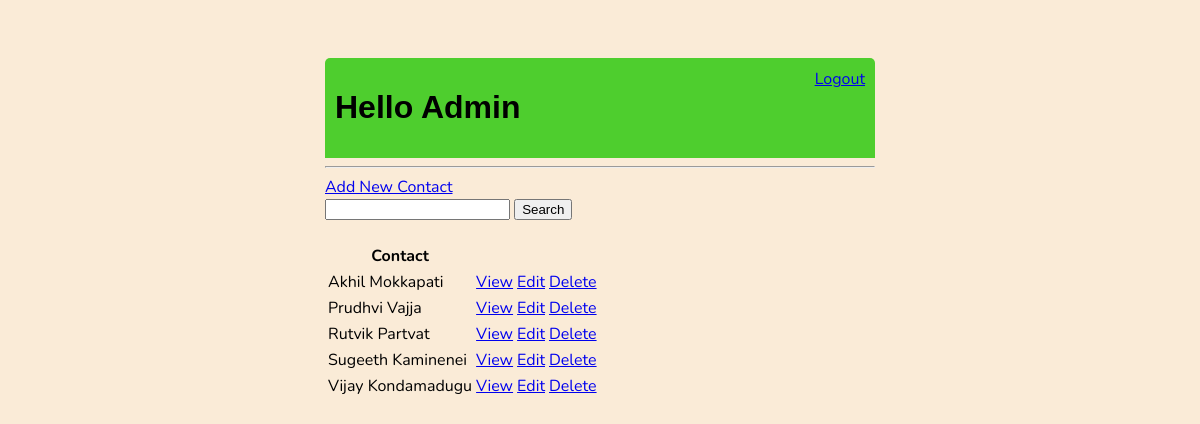
The app's page / (signed in) with its own data.
### main/models.py (models this page shows, shortened)
class Contact(models.Model):
    user = models.ForeignKey(User, on_delete=models.CASCADE, null=True, blank=True)
    first_name = models.CharField(max_length=20, verbose_name="First Name")
    last_name = models.CharField(max_length=30, verbose_name="Last Name")
    address = models.CharField(max_length=255, verbose_name="Address", blank=True)
    email = models.EmailField(max_length=50, verbose_name="Email", blank=True)
    phone_regex = RegexValidator(regex=r'^\+?1?\d{9,15}$', message="Correct format: '+999999999'. Up to 15 digits allowed.")
    phone = models.CharField(validators=[phone_regex], max_length=17, blank=True, verbose_name="Phone Number") # validators should be a list
    date = models.DateTimeField(auto_now_add=True, verbose_name='Created Date')
    class Meta:
        ordering = ['first_name']

### main/views.py (the view)
# urls.py: path('', ContactList.as_view(), name='contacts'),
class ContactList(LoginRequiredMixin, ListView):
    model = Contact
    context_object_name = 'contacts'
    template_name = 'main/index.html'
    def get_context_data(self, **kwargs):
        context = super().get_context_data(**kwargs)
        context['contacts'] = context['contacts'].filter(user=self.request.user)
        context['count'] = context['contacts'].filter(first_name=False).count()
        search_input = self.request.GET.get('search-area') or ''
        if search_input:
            context['contacts'] = context['contacts'].filter(first_name__icontains=search_input)
        context['search_input'] = search_input
        return context

### main/templates/main/index.html (shortened to what this page needs)
{% extends 'main/main.html' %}
{% block content %}
<div class="header-bar">
    <div>
        <h1>Hello {{request.user|title}}</h1>
    </div>
    {% if request.user.is_authenticated %}
    <a href="{% url 'logout' %}">Logout</a>
    {% else %}
    <a href="{% url 'login' %}">Login</a>
    {% endif %}
</div>
<hr>
<a href="{% url 'contact-create' %}"> Add New Contact</a>
<form method="GET">
    <input type="text" name="search-area" value="{{search_input}}">
    <input type="submit" value="Search">
</form>
<table>
    <tr>
        <th> Contact </th>
        <th></th>
    </tr>
    {% for contact in contacts %}
    <tr>
        <td>{{contact.first_name| capfirst}} {{contact.last_name | capfirst}}</td>
        <td><a href="{% url 'contact' contact.id %}">View</a></td>
        <td><a href="{% url 'contact-update' contact.id %}">Edit</a></td>
        <td><a href="{% url 'contact-delete' contact.id %}">Delete</a></td>
    </tr>
    {% empty %}
    <h3> No saved contacts </h3>
    {% endfor %}
</table>
{% endblock content %}

### main/templates/main/main.html (shortened to what this page needs)
<!DOCTYPE html>
<html lang="en">
<head>
</head>
<body>
    <div class="container">
        {% block content %} {% endblock content %}
    </div>
</body>
</html>

### main/templates/main/main.html (style rules this page uses)
body { background-color: antiquewhite; font-family: 'Nunito', sans-serif; padding-top: 50px; }
h1, h2, h3, h4, h5, h6 { font-family: 'Raleway', sans-serif; }
.container { max-width: 550px; margin: auto; }
.header-bar { display: flex; justify-content: space-between; padding: 10px; border-radius: 5px 5px 0 0; background-color: rgb(78, 206, 46); }

### records on screen
Contact: first_name "Akhil", last_name "Mokkapati"
Contact: first_name "Prudhvi", last_name "Vajja"
Contact: first_name "Rutvik", last_name "Partvat"
Contact: first_name "Sugeeth", last_name "Kaminenei"
Contact: first_name "Vijay", last_name "Kondamadugu"

### other values on screen
{{ request.user|title }} "Admin"
